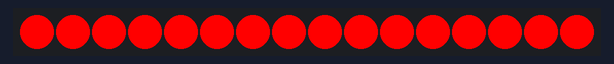
Recording of a sketch running on a simulated ESP8266 (NodeMCU). On the bench: 16 RGB LEDs in strip order, left to right. Dim RGB values are drawn brighter than linear; WiFi joins after 1.5 s; servers stay silent unless stated; what the sketch prints to the serial monitor is not drawn.

Above: at 0.1 s.
At 2.1 s:
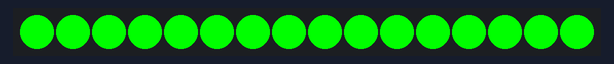
At 4.1 s:
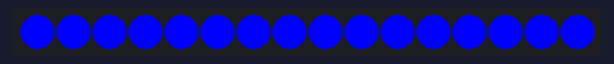
At 6.1 s:
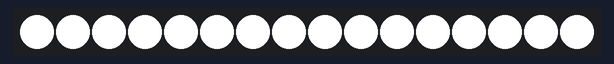
At 12.6 s:
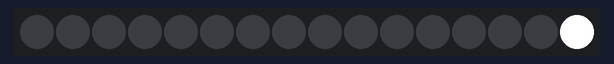
At 13.9 s:
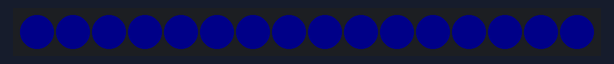

Measured:
- what the display in image 1 shows lasts 2.0 s, from 2.0 s to 4.0 s
- what the display in image 5 shows lasts 0.5 s, from 13.8 s to 14.3 s

The sketch:

celestial_light.ino
```cpp
#include <ESP8266WiFi.h>
#include <ESP8266HTTPClient.h>
#include <Adafruit_NeoPixel.h>

// WiFi配置
const char* ssid = "Wifi Name";
const char* password = "password";
const char* apiUrl = "http://lunarclient.top/api-next/analysis/now";

// WS2812配置 - 16个灯珠
#define LED_PIN D4
#define LED_COUNT 16
Adafruit_NeoPixel strip(LED_COUNT, LED_PIN, NEO_GRB + NEO_KHZ800);

void setup() {
  Serial.begin(9600);
  Serial.println("\n\nStarting System...");
  Serial.println("\n\nMade by ggken");

  // 初始化灯带
  strip.begin();
  strip.setBrightness(255);  //最大亮度

  // 1. 灯带硬件测试
  testLEDs();

  // 2. 连接WiFi
  Serial.println("Connecting to WiFi...");
  WiFi.begin(ssid, password);

  unsigned long startTime = millis();
  while (WiFi.status() != WL_CONNECTED && millis() - startTime < 15000) {
    delay(500);
    Serial.print(".");

    // 连接状态指示灯（蓝色呼吸效果）
    static uint8_t brightness = 0;
    static bool ascending = true;
    strip.fill(strip.Color(0, 0, brightness));
    strip.show();

    if (ascending) {
      brightness += 10;
      if (brightness >= 200) ascending = false;
    } else {
      brightness -= 10;
      if (brightness <= 10) ascending = true;
    }
  }

  if (WiFi.status() == WL_CONNECTED) {
    Serial.print("\nConnected! IP: ");
    Serial.println(WiFi.localIP());

    // 连接成功提示 - 绿色闪烁
    for (int i = 0; i < 5; i++) {
      strip.fill(strip.Color(0, 255, 0));
      strip.show();
      delay(150);
      strip.clear();
      strip.show();
      delay(150);
    }
  } else {
    Serial.println("\nWiFi Connection Failed");
    // 红色闪烁表示失败
    for (int i = 0; i < 10; i++) {
      strip.fill(strip.Color(255, 0, 0));
      strip.show();
      delay(150);
      strip.clear();
      strip.show();
      delay(150);
    }
    ESP.restart();
  }
}

void loop() {
  static unsigned long lastUpdate = 0;
  const long interval = 30000;  // 30秒更新一次

  if (millis() - lastUpdate >= interval) {
    if (WiFi.status() == WL_CONNECTED) {
      Serial.println("Fetching online count...");
      int onlineCount = getOnlineCount();

      if (onlineCount >= 0) {
        Serial.print("Online count: ");
        Serial.println(onlineCount);
        updateLights(onlineCount);
      } else {
        // 获取失败时橙色闪烁
        errorFlash(strip.Color(255, 165, 0));  // 橙色
      }
    } else {
      Serial.println("WiFi disconnected");
      // 黄色闪烁
      errorFlash(strip.Color(255, 255, 0));  // 黄色

      // 尝试重新连接
      WiFi.reconnect();
      delay(5000);
      if (WiFi.status() != WL_CONNECTED) {
        ESP.restart();
      }
    }
    lastUpdate = millis();
  }

  delay(100);
}

// 灯带硬件测试函数
void testLEDs() {
  Serial.println("Starting LED Hardware Test...");

  // 测试所有灯珠 - 红色
  Serial.println("Testing RED");
  strip.fill(strip.Color(255, 0, 0));
  strip.show();
  delay(2000);

  // 测试所有灯珠 - 绿色
  Serial.println("Testing GREEN");
  strip.fill(strip.Color(0, 255, 0));
  strip.show();
  delay(2000);

  // 测试所有灯珠 - 蓝色
  Serial.println("Testing BLUE");
  strip.fill(strip.Color(0, 0, 255));
  strip.show();
  delay(2000);

  // 测试所有灯珠 - 白色
  Serial.println("Testing WHITE");
  strip.fill(strip.Color(255, 255, 255));
  strip.show();
  delay(2000);

  // 逐个点亮测试
  Serial.println("Testing Individual LEDs");
  for (int i = 0; i < LED_COUNT; i++) {
    strip.clear();
    strip.setPixelColor(i, strip.Color(255, 255, 255));
    strip.show();
    Serial.print("LED ");
    Serial.println(i);
    delay(300);
  }

  strip.clear();
  strip.show();
  Serial.println("LED Hardware Test Complete");
}

int getOnlineCount() {
  WiFiClient client;
  HTTPClient http;

  Serial.print("Connecting to API: ");
  Serial.println(apiUrl);

  if (!http.begin(client, apiUrl)) {
    Serial.println("HTTP begin failed");
    return -1;
  }

  http.setTimeout(3000);

  int httpCode = http.GET();
  Serial.print("HTTP code: ");
  Serial.println(httpCode);

  if (httpCode == HTTP_CODE_OK) {
    String payload = http.getString();
    Serial.print("API response: ");
    Serial.println(payload);

    // 查找onlineCount值
    int startPos = payload.indexOf("\"onlineCount\":");
    if (startPos != -1) {
      startPos += 14;  // 跳过"onlineCount":
      int endPos = payload.indexOf(',', startPos);
      if (endPos == -1) endPos = payload.indexOf('}', startPos);

      if (endPos > startPos) {
        String countStr = payload.substring(startPos, endPos);
        Serial.print("Parsed count: ");
        Serial.println(countStr);
        return countStr.toInt();
      }
    }
    Serial.println("Failed to parse onlineCount");
  }

  http.end();
  return -1;
}

void updateLights(int count) {
  uint32_t color;

  // 根据在线人数设置颜色（高亮度）
  if (count == 0) {
    color = strip.Color(0, 0, 255);  // 蓝色
    Serial.println("Setting BLUE");
  } else if (count <= 45) {
    color = strip.Color(255, 255, 255);  // 白色
    Serial.println("Setting WHITE");
  } else {
    color = strip.Color(255, 0, 0);  // 红色
    Serial.println("Setting RED");
  }

  // 设置所有灯珠为相同颜色
  strip.fill(color);
  strip.show();

  // 添加呼吸效果确认更新
  for (int i = 0; i < 3; i++) {
    strip.setBrightness(50);
    strip.show();
    delay(150);
    strip.setBrightness(255);
    strip.show();
    delay(150);
  }
}

// 错误闪烁提示
void errorFlash(uint32_t color) {
  Serial.println("Error flash indication");
  for (int i = 0; i < 5; i++) {
    strip.fill(color);
    strip.show();
    delay(200);
    strip.clear();
    strip.show();
    delay(200);
  }
}
```
